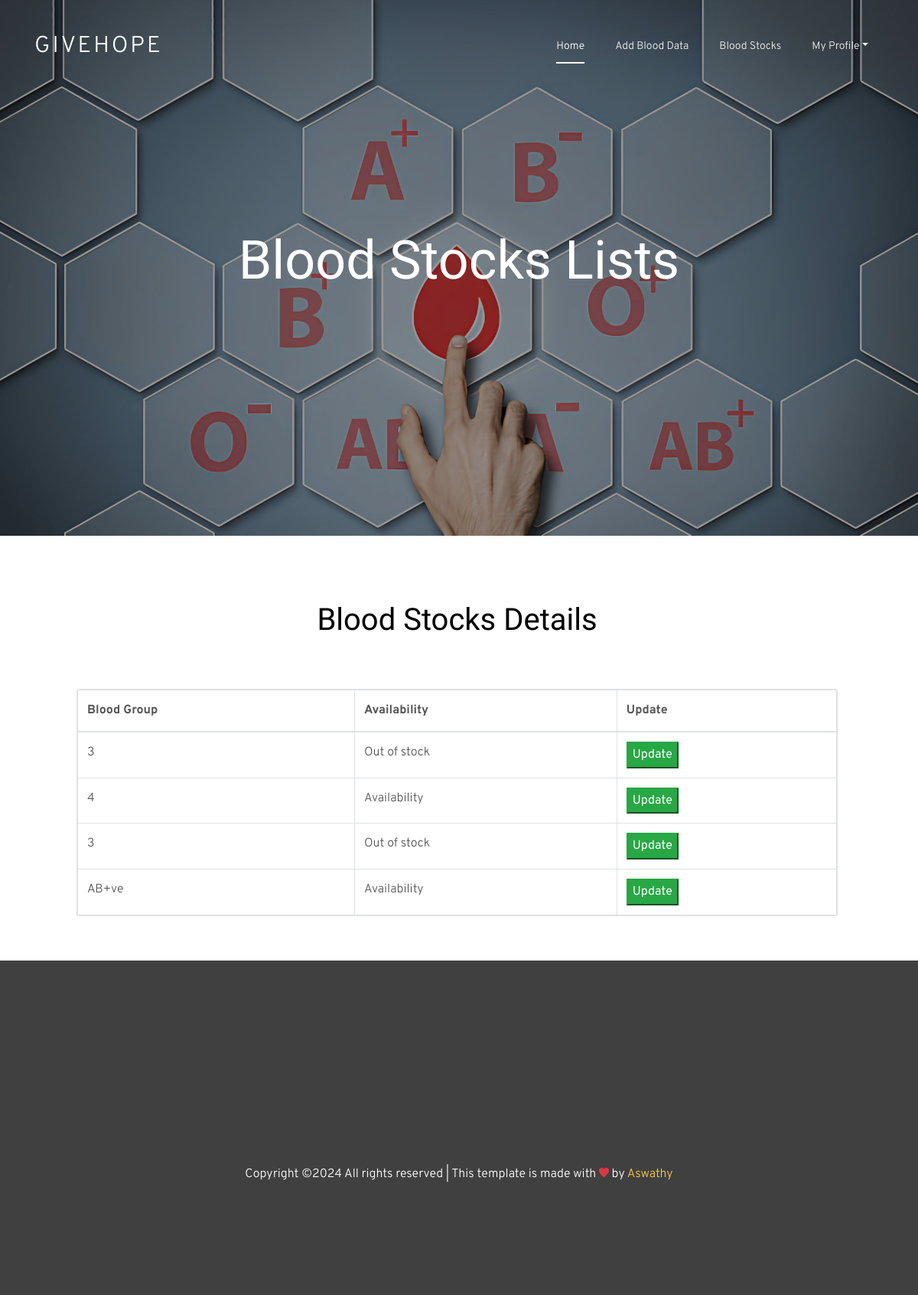
/bloodbank/ViewBloodStock, run on the app's committed database.
### OrganApp/models.py (models this page shows)
class BloodStocks(models.Model):
    user=models.ForeignKey(BloodBank,on_delete=models.CASCADE,null=True)
    bloodgroup=models.CharField(max_length=50,null=True)
    availability=models.CharField(max_length=50,null=True)

### OrganApp/bank_views.py (the view)
# urls.py: path('ViewBloodStock',ViewBloodStock.as_view()),
class ViewBloodStock(TemplateView):
    template_name='bloodbank/view_bloodstocks.html'
    def get_context_data(self, **kwargs):
        view_stock = BloodStocks.objects.all()
        context = {
            'view_stock':view_stock
        }
        return context

### templates/bloodbank/view_bloodstocks.html (shortened to what this page needs)
{% extends 'bloodbank/base.html'%}
{% load static %}
{% block content %}
  <div class="block-31" style="position: relative;">
    <div class="owl-carousel loop-block-31 ">
      <div class="block-30 block-30-sm item" style="background-image: url('{% static 'images/bg_4.jpg' %}');" data-stellar-background-ratio="0.5">
        <div class="container">
          <div class="row align-items-center justify-content-center">
            <div class="col-md-7 text-center">
              <h2 class="heading">Blood Stocks Lists</h2>
            </div>
          </div>
        </div>
      </div>
    </div>
  </div>
<br><br><br>
<div class="row">
	<div style="margin-left: 100px;" class="col-10">
		<h1 style="text-align: center;">Blood Stocks Details </h1><br><br>
		<div class="card">
			<div class="card-content collapse show">
				<div class="table-responsive">
					<table class="table table-bordered mb-0">
						<thead>
							<tr>
                                <th>Blood Group</th>
                                <th>Availability</th>
                                <th>Update</th>
							</tr>
						</thead>
						<tbody>
                            {% for i in view_stock %}
							<tr>
                                <td>{{i.bloodgroup}}</td>
                                <td>{{i.availability}}</td>
                                <td><a href="UpdateBloodStock?id={{i.id}}"><button class="btn-success">Update</button></a>
                                </td>
							</tr>
							{% endfor %}
						</tbody>
					</table>
				</div>
			</div>
		</div>
	</div>
</div>
<br>
<br>
{% endblock %}

### static/css/style.css (style rules this page uses)
body { font-family: "Overpass", -apple-system, BlinkMacSystemFont, "Segoe UI", Roboto, "Helvetica Neue", Arial, sans-serif, "Apple Color Emoji", "Segoe UI Emoji", "Segoe UI Symbol"; background: #fff; font-size: 16px; line-height: 1.8; font-weight: 300; color: #555555; }
a { -webkit-transition: .3s all ease; -o-transition: .3s all ease; transition: .3s all ease; color: #f7ca44; }
h1, h2, h3, h4, h5, .h1, .h2, .h3, .h4, .h5 { color: #000; font-weight: 300; font-family: "Dosis", sans-serif; }
.block-30 { background-size: cover; background-color: #ccc; padding: 0; position: relative; }
.block-30:before { background: #000; position: absolute; content: ""; top: 0; left: 0; right: 0; bottom: 0; opacity: .4; z-index: 0; }
.block-30, .block-30 .row { min-height: 700px; height: 100vh; }
.block-30 .heading { color: #fff; font-size: 40px; line-height: 1.1; margin-bottom: 50px; font-family: "Dosis", sans-serif; }
@media (min-width: 768px) { .block-30 .heading { font-size: 80px; } }
@media (min-width: 992px) { .block-30 .heading { font-size: 80px; } }
.block-30.block-30-sm, .block-30.block-30-sm .row { min-height: 700px; height: 70vh; }
.block-30.block-30-sm .heading { font-size: 70px; margin-bottom: 20px; }

### data on the page
BloodStocks: bloodgroup "3", availability "Out of stock"
BloodStocks: bloodgroup "4", availability "Availability"
BloodStocks: bloodgroup "3", availability "Out of stock"
BloodStocks: bloodgroup "AB+ve", availability "Availability"
